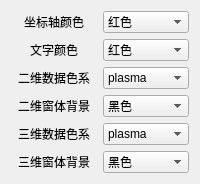
            <widget class="QWidget" name="widget_4" native="true">
             <layout class="QHBoxLayout" name="horizontalLayout_53">
              <item>
               <layout class="QVBoxLayout" name="verticalLayout_4">
                <item>
                 <layout class="QHBoxLayout" name="horizontalLayout_6">
                  <item>
                   <widget class="QLabel" name="label_17">
                    <property name="text">
                     <string>坐标轴颜色</string>
                    </property>
                    <property name="alignment">
                     <set>Qt::AlignCenter</set>
                    </property>
                   </widget>
                  </item>
                  <item>
                   <widget class="QComboBox" name="axis_color">
                    <item>
                     <property name="text">
                      <string>红色</string>
                     </property>
                    </item>
                    <item>
                     <property name="text">
                      <string>绿色</string>
                     </property>
                    </item>
                    <item>
                     <property name="text">
                      <string>蓝色</string>
                     </property>
                    </item>
                    <item>
                     <property name="text">
                      <string>青色</string>
                     </property>
                    </item>
                    <item>
                     <property name="text">
                      <string>白色</string>
                     </property>
                    </item>
                    <item>
                     <property name="text">
                      <string>紫色</string>
                     </property>
                    </item>
                    <item>
                     <property name="text">
                      <string>黄色</string>
                     </property>
                    </item>
                    <item>
                     <property name="text">
                      <string>青绿色</string>
                     </property>
                    </item>
                    <item>
                     <property name="text">
                      <string>棕色</string>
                     </property>
                    </item>
                    <item>
                     <property name="text">
                      <string>粉色</string>
                     </property>
                    </item>
                   </widget>
                  </item>
                 </layout>
                </item>
                <item>
                 <layout class="QHBoxLayout" name="horizontalLayout_7">
                  <item>
                   <widget class="QLabel" name="label_18">
                    <property name="text">
                     <string>文字颜色</string>
                    </property>
                    <property name="alignment">
                     <set>Qt::AlignCenter</set>
                    </property>
                   </widget>
                  </item>
                  <item>
                   <widget class="QComboBox" name="axis_text_color">
                    <item>
                     <property name="text">
                      <string>红色</string>
                     </property>
                    </item>
                    <item>
                     <property name="text">
                      <string>蓝色</string>
                     </property>
                    </item>
                    <item>
                     <property name="text">
                      <string>绿色</string>
                     </property>
                    </item>
                    <item>
                     <property name="text">
                      <string>青色</string>
                     </property>
                    </item>
                    <item>
                     <property name="text">
                      <string>黄色</string>
                     </property>
                    </item>
                    <item>
                     <property name="text">
                      <string>白色</string>
                     </property>
                    </item>
                    <item>
                     <property name="text">
                      <string>灰色</string>
                     </property>
                    </item>
                   </widget>
                  </item>
                 </layout>
                </item>
                <item>
                 <layout class="QHBoxLayout" name="horizontalLayout_8">
                  <item>
                   <widget class="QLabel" name="label_13">
                    <property name="text">
                     <string>二维数据色系</string>
                    </property>
                    <property name="alignment">
                     <set>Qt::AlignCenter</set>
                    </property>
                   </widget>
                  </item>
                  <item>
                   <widget class="QComboBox" name="data_2d_color">
                    <item>
                     <property name="text">
                      <string>plasma</string>
                     </property>
                    </item>
                    <item>
                     <property name="text">
                      <string>thermal</string>
                     </property>
                    </item>
                    <item>
                     <property name="text">
                      <string>flame</string>
                     </property>
                    </item>
                    <item>
                     <property name="text">
                      <string>yellowy</string>
                     </property>
                    </item>
                    <item>
                     <property name="text">
                      <string>bipolar</string>
                     </property>
                    </item>
                    <item>
                     <property name="text">
                      <string>spectrum</string>
                     </property>
                    </item>
                    <item>
                     <property name="text">
                      <string>cyclic</string>
                     </property>
                    </item>
                    <item>
                     <property name="text">
                      <string>greyclip</string>
                     </property>
                    </item>
                    <item>
                     <property name="text">
                      <string>grey</string>
                     </property>
                    </item>
                    <item>
                     <property name="text">
                      <string>viridis</string>
                     </property>
                    </item>
                    <item>
                     <property name="text">
                      <string>inferno</string>
                     </property>
                    </item>
                    <item>
                     <property name="text">
                      <string>magma</string>
                     </property>
                    </item>
                   </widget>
                  </item>
                 </layout>
                </item>
                <item>
                 <layout class="QHBoxLayout" name="horizontalLayout_9">
                  <item>
                   <widget class="QLabel" name="label_16">
                    <property name="text">
                     <string>二维窗体背景</string>
                    </property>
                    <property name="alignment">
                     <set>Qt::AlignCenter</set>
                    </property>
                   </widget>
                  </item>
                  <item>
                   <widget class="QComboBox" name="background_2d_color">
                    <item>
                     <property name="text">
                      <string>黑色</string>
                     </property>
                    </item>
                    <item>
                     <property name="text">
                      <string>红色</string>
                     </property>
                    </item>
                    <item>
                     <property name="text">
                      <string>绿色</string>
                     </property>
                    </item>
                    <item>
                     <property name="text">
                      <string>蓝色</string>
                     </property>
                    </item>
                    <item>
                     <property name="text">
                      <string>青色</string>
                     </property>
                    </item>
                    <item>
                     <property name="text">
                      <string>白色</string>
                     </property>
                    </item>
                    <item>
                     <property name="text">
                      <string>紫色</string>
                     </property>
                    </item>
                    <item>
                     <property name="text">
                      <string>黄色</string>
                     </property>
                    </item>
                    <item>
                     <property name="text">
                      <string>青绿色</string>
                     </property>
                    </item>
                    <item>
                     <property name="text">
                      <string>棕色</string>
                     </property>
                    </item>
                    <item>
                     <property name="text">
                      <string>粉色</string>
                     </property>
                    </item>
                   </widget>
                  </item>
                 </layout>
                </item>
                <item>
                 <layout class="QHBoxLayout" name="horizontalLayout_15">
                  <item>
                   <widget class="QLabel" name="label_5">
                    <property name="text">
                     <string>三维数据色系</string>
                    </property>
                    <property name="alignment">
                     <set>Qt::AlignCenter</set>
                    </property>
                   </widget>
                  </item>
                  <item>
                   <widget class="QComboBox" name="data_3d_color">
                    <item>
                     <property name="text">
                      <string>plasma</string>
                     </property>
                    </item>
                    <item>
                     <property name="text">
                      <string>Accent</string>
                     </property>
                    </item>
                    <item>
                     <property name="text">
                      <string>Accent_r</string>
                     </property>
                    </item>
                    <item>
                     <property name="text">
                      <string>Blues</string>
                     </property>
                    </item>
                    <item>
                     <property name="text">
                      <string>Blues_r</string>
                     </property>
                    </item>
                    <item>
                     <property name="text">
                      <string>BuPu</string>
                     </property>
                    </item>
                    <item>
                     <property name="text">
                      <string>BuPu_r</string>
                     </property>
                    </item>
                    <item>
                     <property name="text">
                      <string>CMRmap</string>
                     </property>
                    </item>
                    <item>
                     <property name="text">
                      <string>Dark2</string>
                     </property>
                    </item>
                    <item>
                     <property name="text">
                      <string>GnBu</string>
                     </property>
                    </item>
                    <item>
                     <property name="text">
                      <string>Greens</string>
                     </property>
                    </item>
                    <item>
                     <property name="text">
                      <string>Greys</string>
                     </property>
                    </item>
                    <item>
                     <property name="text">
                      <string>Oranges</string>
                     </property>
                    </item>
                    <item>
                     <property name="text">
                      <string>PRGn</string>
                     </property>
                    </item>
                    <item>
                     <property name="text">
                      <string>Paired</string>
                     </property>
                    </item>
                    <item>
                     <property name="text">
                      <string>Pastel1</string>
                     </property>
                    </item>
                    <item>
                     <property name="text">
                      <string>winter</string>
                     </property>
                    </item>
                    <item>
                     <property name="text">
                      <string>spring</string>
                     </property>
                    </item>
                    <item>
                     <property name="text">
                      <string>Wistia</string>
                     </property>
                    </item>
                    <item>
                     <property name="text">
                      <string>afmhot</string>
                     </property>
                    </item>
                    <item>
                     <property name="text">
                      <string>autumn</string>
                     </property>
                    </item>
                    <item>
                     <property name="text">
                      <string>bone</string>
                     </property>
                    </item>
                    <item>
                     <property name="text">
                      <string>cool</string>
                     </property>
                    </item>
                    <item>
                     <property name="text">
                      <string>copper</string>
                     </property>
                    </item>
                    <item>
                     <property name="text">
                      <string>flag</string>
                     </property>
                    </item>
                   </widget>
                  </item>
                 </layout>
                </item>
                <item>
                 <layout class="QHBoxLayout" name="horizontalLayout_16">
                  <item>
                   <widget class="QLabel" name="label_15">
                    <property name="text">
                     <string>三维窗体背景</string>
                    </property>
                    <property name="alignment">
                     <set>Qt::AlignCenter</set>
                    </property>
                   </widget>
                  </item>
                  <item>
                   <widget class="QComboBox" name="background_3d_color">
                    <item>
                     <property name="text">
                      <string>黑色</string>
                     </property>
                    </item>
                    <item>
                     <property name="text">
                      <string>红色</string>
                     </property>
                    </item>
                    <item>
                     <property name="text">
                      <string>绿色</string>
                     </property>
                    </item>
                    <item>
                     <property name="text">
                      <string>蓝色</string>
                     </property>
                    </item>
                    <item>
                     <property name="text">
                      <string>青色</string>
                     </property>
                    </item>
                    <item>
                     <property name="text">
                      <string>白色</string>
                     </property>
                    </item>
                    <item>
                     <property name="text">
                      <string>紫色</string>
                     </property>
                    </item>
                    <item>
                     <property name="text">
                      <string>黄色</string>
                     </property>
                    </item>
                    <item>
                     <property name="text">
                      <string>青绿色</string>
                     </property>
                    </item>
                    <item>
                     <property name="text">
                      <string>棕色</string>
                     </property>
                    </item>
                    <item>
                     <property name="text">
                      <string>粉色</string>
                     </property>
                    </item>
                   </widget>
                  </item>
                 </layout>
                </item>
               </layout>
              </item>
             </layout>
            </widget>
